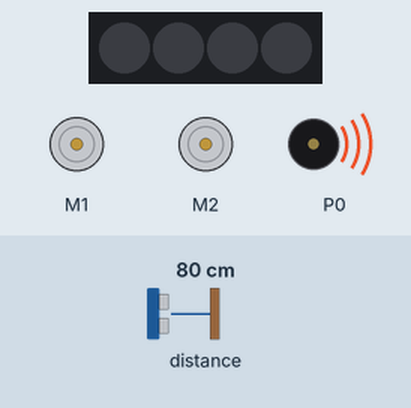
Bench run of a program on a simulated BBC micro:bit (MakeCode). On the bench: 2 × DC motor (green arrow = forward, orange = backward, longer = faster), 4 RGB LEDs in strip order, left to right, buzzer (waves = sounding). Inputs (shaded band) come from the test bench; at power-on: distance to the obstacle 80 cm. Dim RGB values are drawn brighter than linear; random numbers come from a fixed seed. At 5.1 s the program stops and its outputs stay as they are.

Above: at 0.1 s.
At 4.1 s:
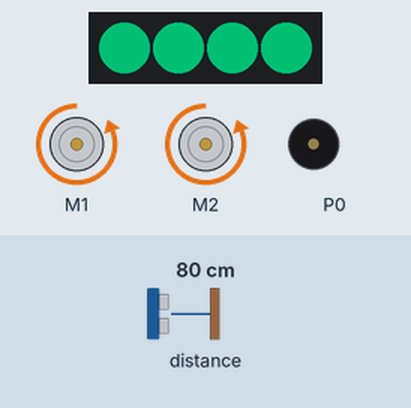
At 5.1 s:
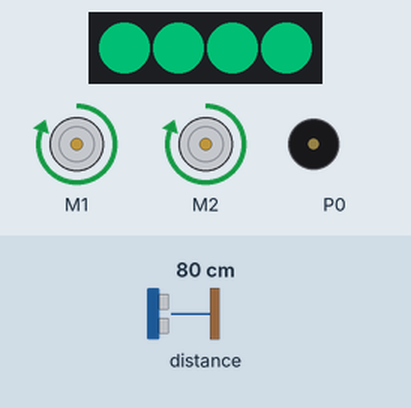
Timing chart, 0 to 6.6 s (numbered marks = the images above):
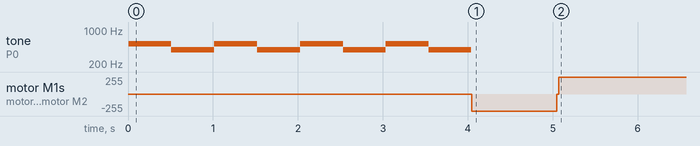

The program:

main.ts
```typescript
let strip = neopixel.create(DigitalPin.P0, 4, NeoPixelMode.RGB)
let número = randint(1, 2)
let distancia = maqueen.Ultrasonic(PingUnit.Centimeters)
maqueen.motorRun(maqueen.Motors.All, maqueen.Dir.CW, 255)
if (distancia > 5) {
    maqueen.motorStop(maqueen.Motors.All)
    music.playMelody("C5 G C5 G C5 G C5 G ", 120)
    strip.showColor(neopixel.rgb(0, 165, 100))
}
maqueen.motorRun(maqueen.Motors.All, maqueen.Dir.CCW, 255)
basic.pause(1000)
maqueen.motorStop(maqueen.Motors.All)
if (número == 1) {
    maqueen.motorRun(maqueen.Motors.M1, maqueen.Dir.CW, 255)
    maqueen.motorRun(maqueen.Motors.M2, maqueen.Dir.CW, 255)
} else {
    maqueen.motorRun(maqueen.Motors.M2, maqueen.Dir.CW, 255)
    maqueen.motorRun(maqueen.Motors.M1, maqueen.Dir.CW, 255)
}
maqueen.motorRun(maqueen.Motors.All, maqueen.Dir.CW, 255)
```

test.ts
```typescript
// aquí va el archivo "tests"; esto no se compilará cuando este paquete se utilice como una extensión.
```

Measured:
- by itself, motor M1, motor M2: stopped → backward 255/255 at 4.0 s, → forward 255/255 1.0 s later
